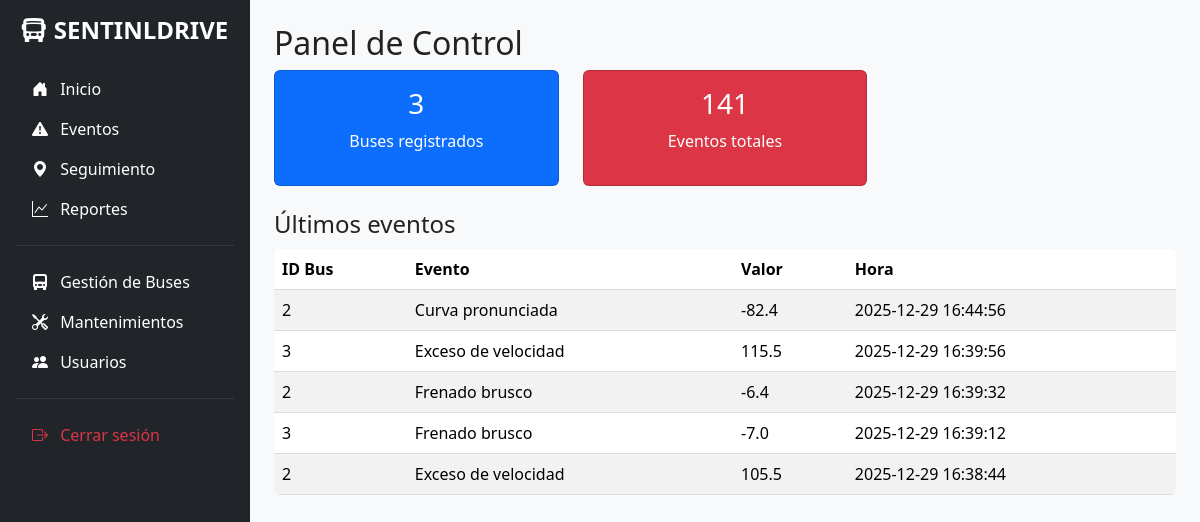
Page /dashboard (signed in) on the earlier database version.
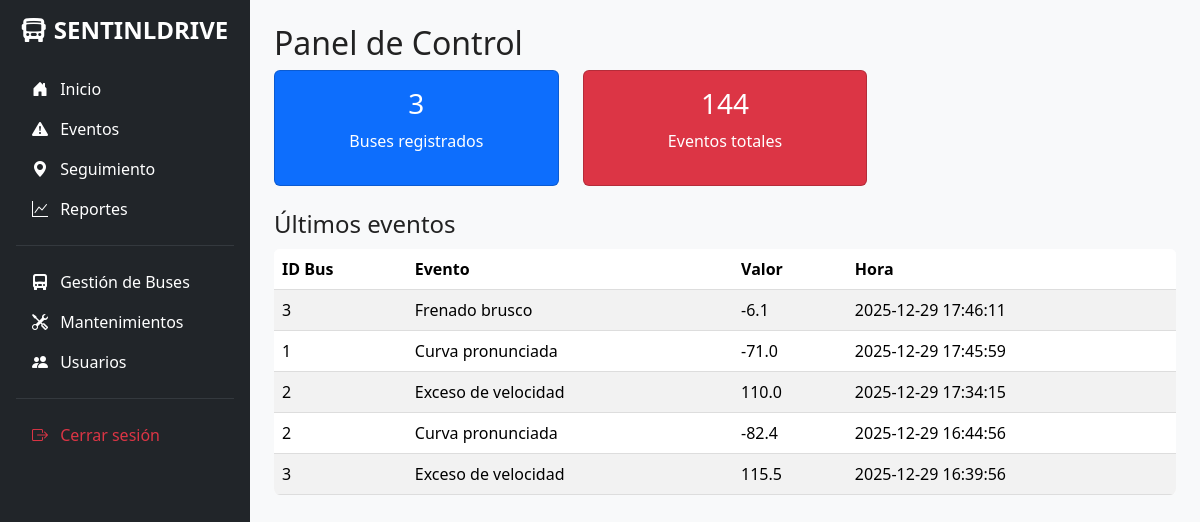
Same page on the later database version.
### app/models/event.py (models this page shows)
class Event(db.Model):
    __tablename__ = 'event'
    id = db.Column(db.Integer, primary_key=True)
    bus_id = db.Column(db.Integer, db.ForeignKey('bus.id'), nullable=False)
    type = db.Column(db.String(50), nullable=False)
    value = db.Column(db.Float)
    timestamp = db.Column(db.DateTime, default=datetime.utcnow, nullable=False)

### app/routes/dashboard.py (the view)
@dashboard_bp.route("/dashboard")
@login_required
def dashboard():
    total_buses = Bus.query.count()
    total_events = Event.query.count()
    last_events = Event.query.order_by(Event.timestamp.desc()).limit(5).all()
    return render_template("dashboard.html",
                          total_buses=total_buses,
                          total_events=total_events,
                          last_events=last_events)

### app/templates/dashboard.html (shortened to what this page needs)
{% extends "base.html" %}
{% block content %}
<h2>Panel de Control</h2>
<div class="row text-center mb-4">
    <div class="col-md-4">
        <div class="card bg-primary text-white">
            <div class="card-body">
                <h3>{{ total_buses }}</h3>
                <p>Buses registrados</p>
            </div>
        </div>
    </div>
    <div class="col-md-4">
        <div class="card bg-danger text-white">
            <div class="card-body">
                <h3>{{ total_events }}</h3>
                <p>Eventos totales</p>
            </div>
        </div>
    </div>
</div>
<h4>Últimos eventos</h4>
<table class="table table-striped">
    <thead>
        <tr><th>ID Bus</th><th>Evento</th><th>Valor</th><th>Hora</th></tr>
    </thead>
    <tbody>
        {% for e in last_events %}
        <tr>
            <td>{{ e.bus_id }}</td>
            <td>{{ e.type }}</td>
            <td>{{ e.value }}</td>
            <td>{{ e.timestamp.strftime('%Y-%m-%d %H:%M:%S') }}</td>
        </tr>
        {% endfor %}
    </tbody>
</table>
{% endblock %}

Differences in the rows shown:
no longer on this page (row unchanged): Event: bus_id "2", type "Frenado brusco", value "-6.4", timestamp "2025-12-29 16:39:32"
no longer on this page (row unchanged): Event: bus_id "3", type "Frenado brusco", value "-7.0", timestamp "2025-12-29 16:39:12"
no longer on this page (row unchanged): Event: bus_id "2", type "Exceso de velocidad", value "105.5", timestamp "2025-12-29 16:38:44"
added Event: bus_id "3", type "Frenado brusco", value "-6.1", timestamp "2025-12-29 17:46:11"
added Event: bus_id "1", type "Curva pronunciada", value "-71.0", timestamp "2025-12-29 17:45:59"
added Event: bus_id "2", type "Exceso de velocidad", value "110.0", timestamp "2025-12-29 17:34:15"
Other differences:
{{ total_events }}: "141" → "144"
